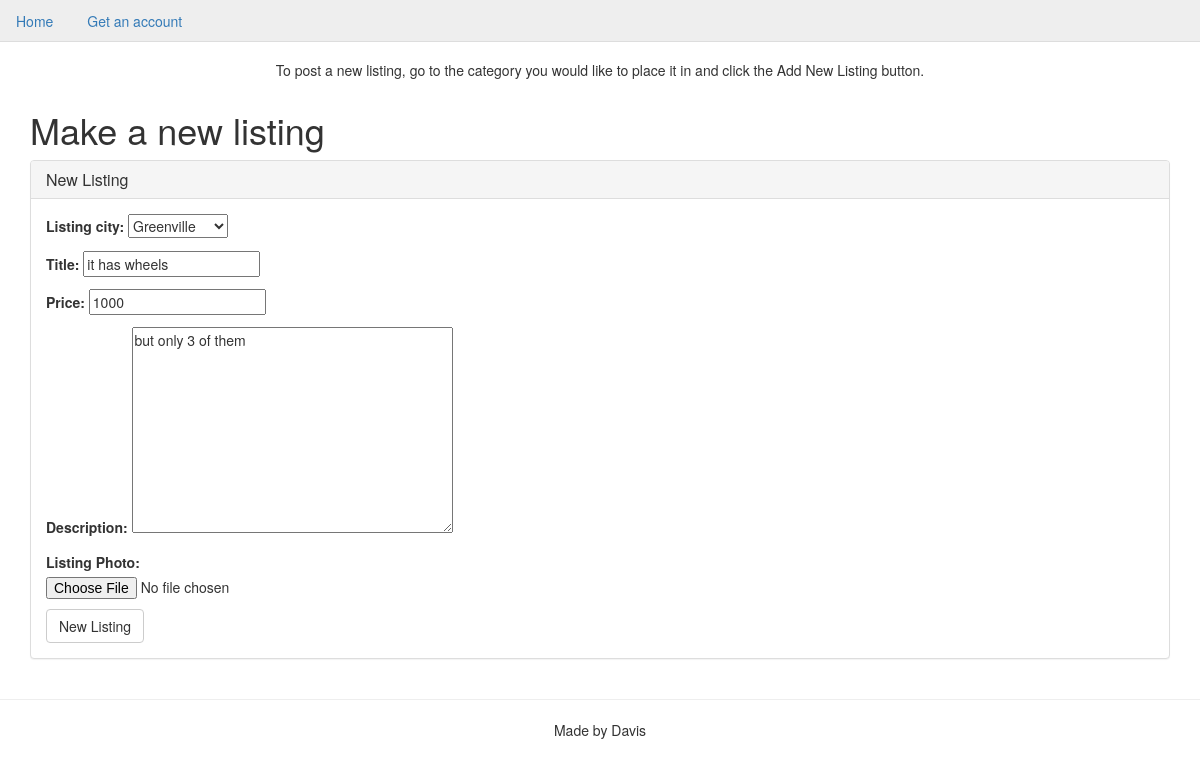
The page /listingupdate/1 on the database as committed earlier.
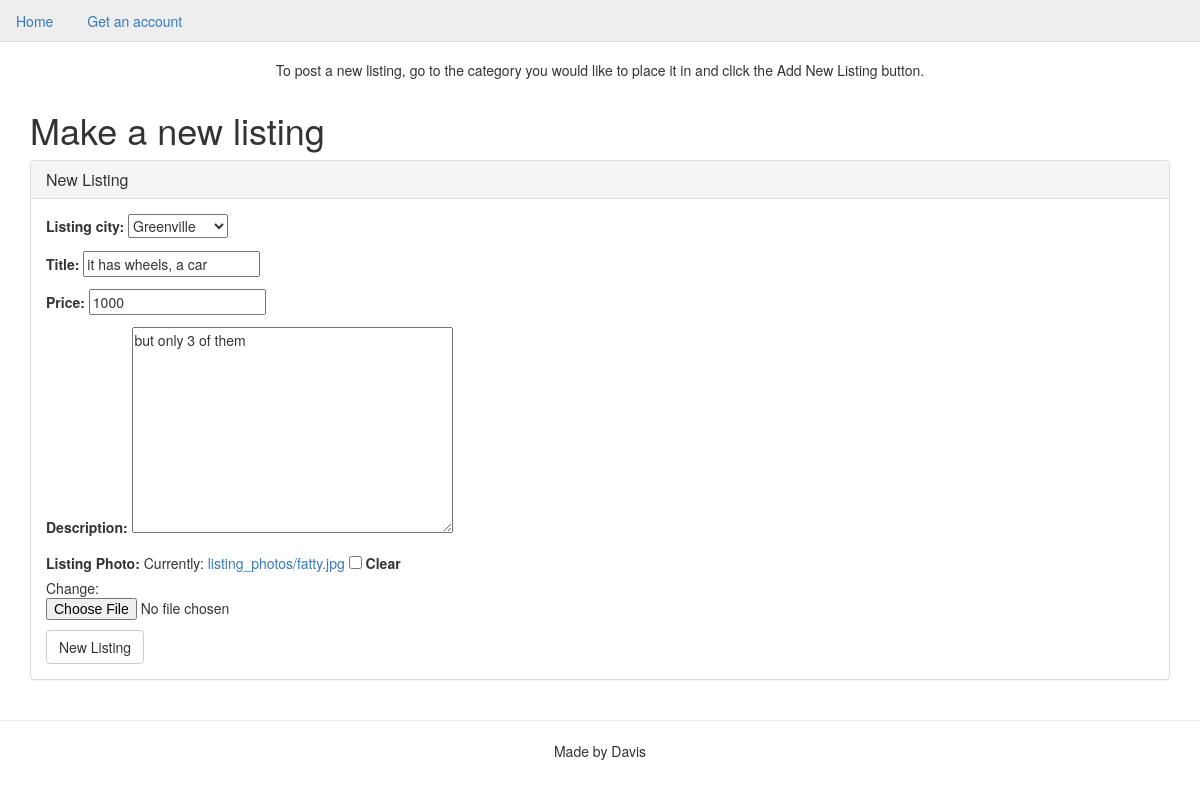
The same page on the database as committed later.
### cl_app/models.py (models this page shows, shortened)
class Listing(models.Model):
    user = models.ForeignKey('auth.User')
    listing_city = models.ForeignKey(City)
    category = models.ForeignKey(ListingType)
    title = models.CharField(max_length=40)
    price = models.IntegerField()
    description = models.TextField()
    photo = models.ImageField(upload_to="listing_photos", null=True, blank=True, verbose_name="Listing Photo")
    created = models.DateTimeField(auto_now_add=True)
    class Meta:
        ordering = ['-created']

### cl_app/views.py (the view, shortened to what this page needs)
# urls.py: url('^listingupdate/(?P<pk>\d+)$', ListingUpdateView.as_view(), name='listing_update_view'),
class ListingUpdateView(UpdateView):
    model = Listing
    fields = ['listing_city', 'title', 'price', 'description', 'photo']

### cl_app/models.py (called while the page is built)
    def __str__(self):
        return self.city

### templates/cl_app/listing_form.html (shortened to what this page needs)
{% extends "base.html" %}
{% block body %}
    <h1>Make a new listing</h1>
    <div class="panel panel-default">
        <div class="panel-heading">
            <h3 class="panel-title">New Listing</h3>
        </div>
            <div class="panel-body">
                <form class="" action="" method="post" enctype="multipart/form-data">
                    {{ form.as_p }}
                    <input class="btn btn-default" type="submit" name="newlisting" value="New Listing">
                </form>
            </div>
        </div>
{% endblock %}

Rows that differ between the two databases and show on the page:
changed Listing "Greenville": title "it has wheels" → "it has wheels, a car"
Other text that changed with them:
form field as_p: (not shown) → "☐"
text no longer shown: "Listing city: Title: Price: Description: Listing Photo:"
text now shown: "Listing city: Title: Price: Description: Listing Photo: Currently: listing_photos/fatty.jpg Clear Change:"
